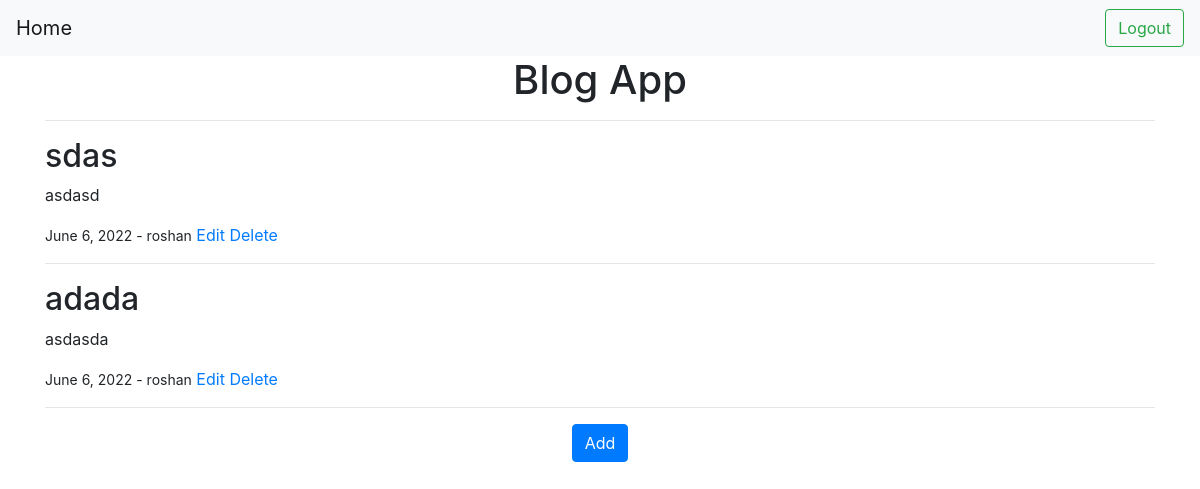
Before: /home/ (signed in) with the older database file.
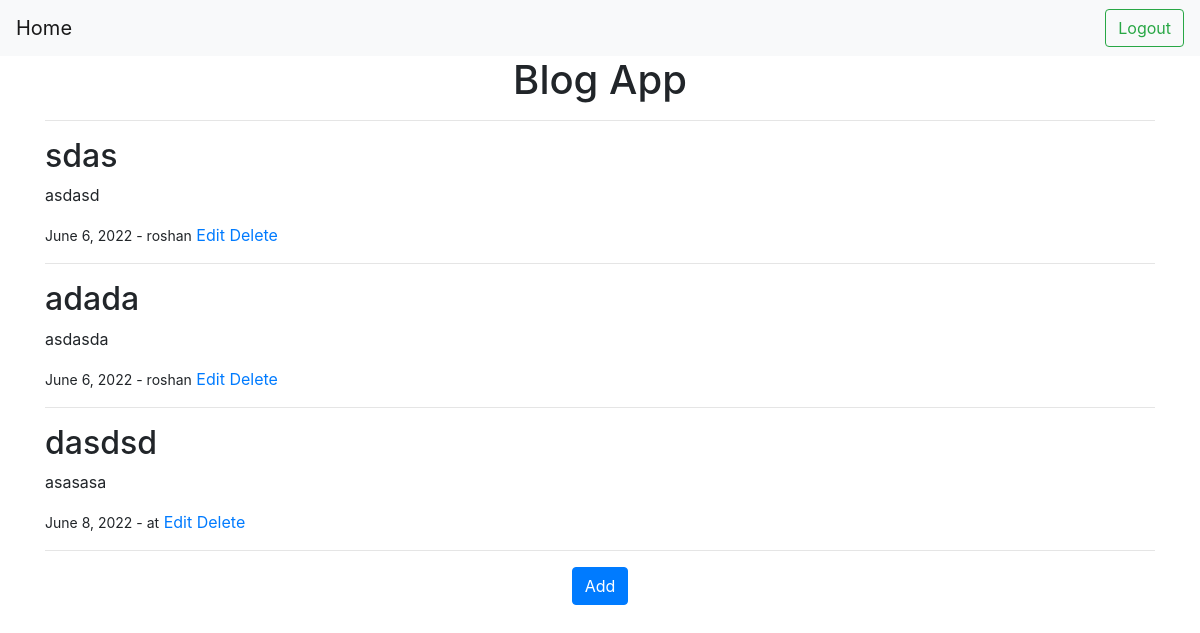
After: the same page with the newer database file.
### content_app/models.py (models this page shows, shortened)
class Blog(models.Model):
    title = models.CharField(max_length=50, verbose_name= 'Blog Title', db_column='Title')
    content = models.TextField()
    date_posted = models.DateField(auto_now_add=True)
    user = models.ForeignKey(User, on_delete=models.CASCADE)
    class Meta:
        db_table = 'Blog'

### content_app/views.py (the view)
# urls.py: 2. Add a URL to urlpatterns:  path('', views.home, name='home')
@login_required
def home(request):
    blogs = Blog.objects.all()
    return render(request, 'home.html', {'blogs':blogs})

### content_app/templates/home.html (shortened to what this page needs)
{% extends 'core/base.html'%}
{% block content %}
    <h1 style="text-align:center ;">Blog App</h1>
    <hr>
    {% for blog in blogs%}
        <h2>{{blog.title}}</h2>
        <p>{{blog.content}}</p>
        <small>{{blog.date_posted}} - {{blog.user.username}}</small>
        {%if user.is_superuser or user.id == blog.user.id %}
            <a href="{% url 'edit-blog' id=blog.id %}">Edit</a>
            <a href="{% url 'delete-blog' id=blog.id %}">Delete</a>
        {%endif%}
        <hr>
    {%endfor%}
    <div style = "text-align:center ;">
        <a href="{% url 'add-blog' %}" class="btn btn-primary">Add</a>
    </div>
{% endblock content %}

Changed rows visible on the page:
added Blog: title "dasdsd", content "asasasa", date_posted "June 8, 2022", user.username "at"
